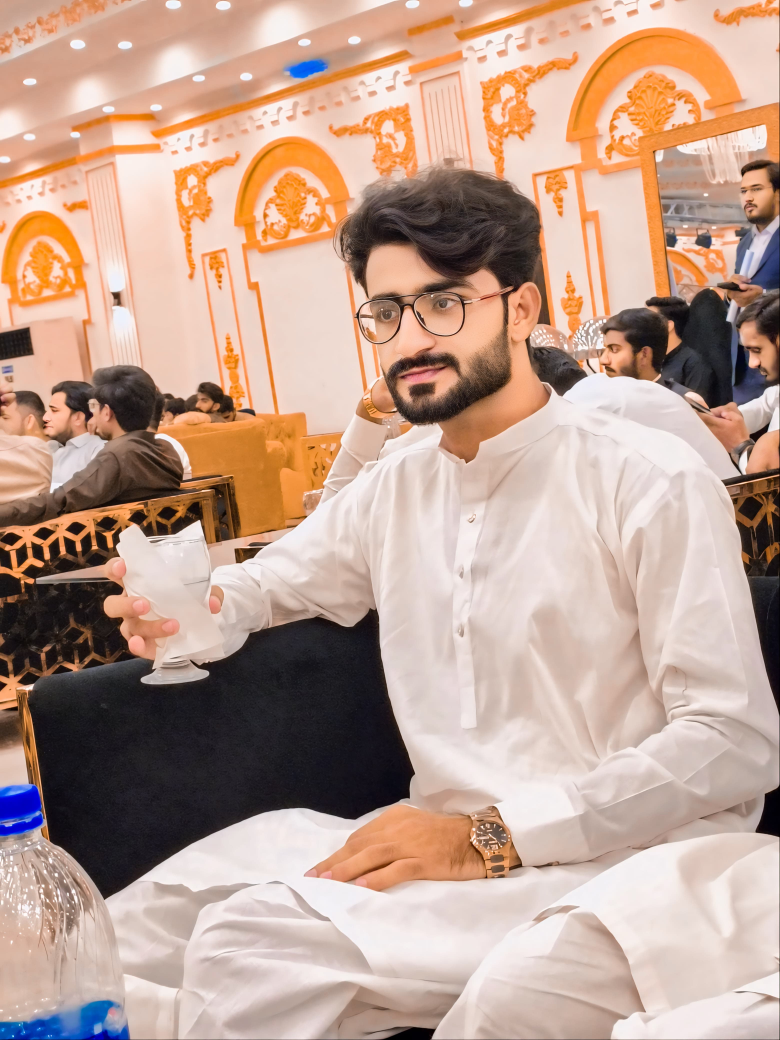
#> input picture WhatsApp Image 2024-08-30 at 10.03.11 PM.jpeg, 3120 x 4160 px (shown at 1/4 size)
$ jupyter execute '14 . Objection detection Haar Cascade.(Face Detection )).ipynb'   (text cells are left out)
#> lines starting #> are read from the running program, lines starting #| are printed output that depends on the picture; after the words box and inside, x2 and y2 are one past the last pixel; in counts of white or black regions, pixels touching at a corner belong together
[cell 1]
import cv2

# Load the Haar Cascade classifier
face_cascade = cv2.CascadeClassifier(cv2.data.haarcascades + "haarcascade_frontalface_default.xml")

# Load the input image
image = cv2.imread("WhatsApp Image 2024-08-30 at 10.03.11 PM.jpeg")
#> image is the input picture: shape (4160, 3120, 3); mean B, G, R 145.7, 161.3, 191.2
image = cv2.resize(image , (500,500))
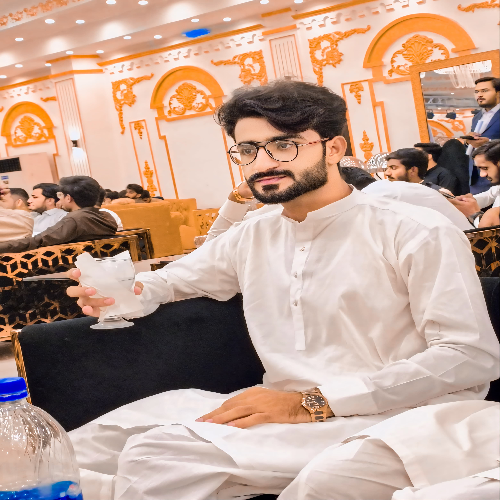
#> image: shape (500, 500, 3); mean B, G, R 145.7, 161.3, 191.2

# Convert the image to grayscale
gray = cv2.cvtColor(image, cv2.COLOR_BGR2GRAY)
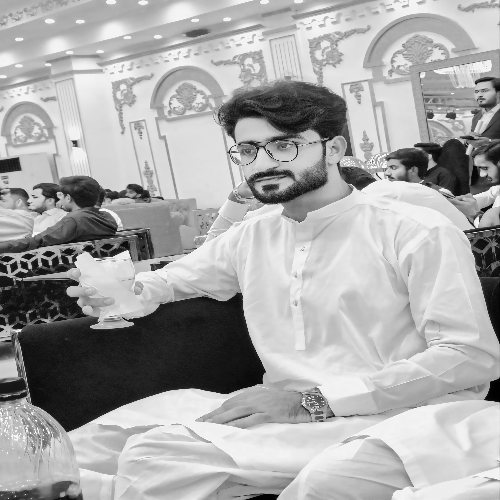
#> gray: shape (500, 500); min 0, max 254, mean 168.5

# Detect faces in the image
faces = face_cascade.detectMultiScale(gray, scaleFactor=1.1, minNeighbors=5, minSize=(30, 30))
#> faces = [[210, 103, 112, 112]]

# Draw rectangles around the detected faces
for (x, y, w, h) in faces:
    cv2.rectangle(image, (x, y), (x + w, y + h), (0, 255, 0), 2)  # Green rectangle
#> this loop made 1 pass
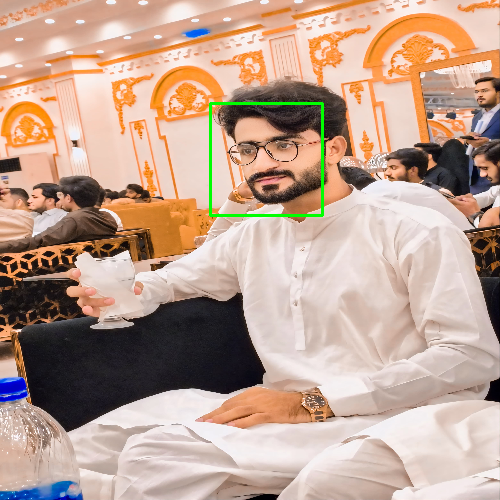
#> image: shape (500, 500, 3); 0.54% of pixels changed, all inside (x1, y1, x2, y2) = (209, 102, 324, 217)

# Display the result
cv2.imshow("Detected Faces", image)
cv2.waitKey(0)
cv2.destroyAllWindows()

# Save the output (optional)
cv2.imwrite("output_faces.jpg", image)
#> Out = True

[cell 2]
import cv2

# Load the Haar Cascade classifier for face detection
face_cascade = cv2.CascadeClassifier(cv2.data.haarcascades + "haarcascade_frontalface_default.xml")

# Initialize the webcam (0 for the default camera)
cap = cv2.VideoCapture(0)

# Check if the webcam is opened correctly
if not cap.isOpened():
    print("Error: Could not open webcam.")
    exit()

while True:
    # Read a frame from the webcam
    ret, frame = cap.read()
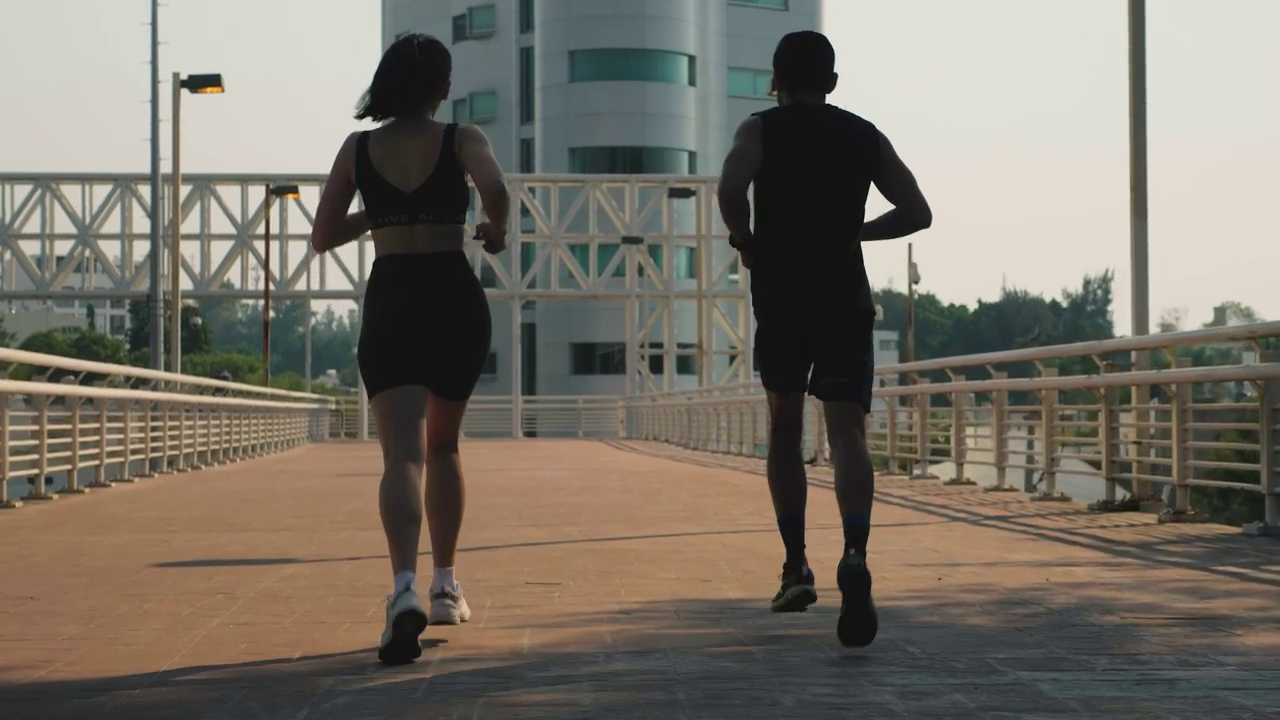
#> input picture frame 29 of mixkit-man-and-woman-jogging-together-on-the-street-40881-hd-ready.mp4, 1280 x 720 px, given in place of the camera
#> frame is the input picture: shape (720, 1280, 3); mean B, G, R 104, 114.4, 120.7
    if not ret:
        print("Error: Could not read frame.")
        break

    # Convert the frame to grayscale for face detection
    gray = cv2.cvtColor(frame, cv2.COLOR_BGR2GRAY)
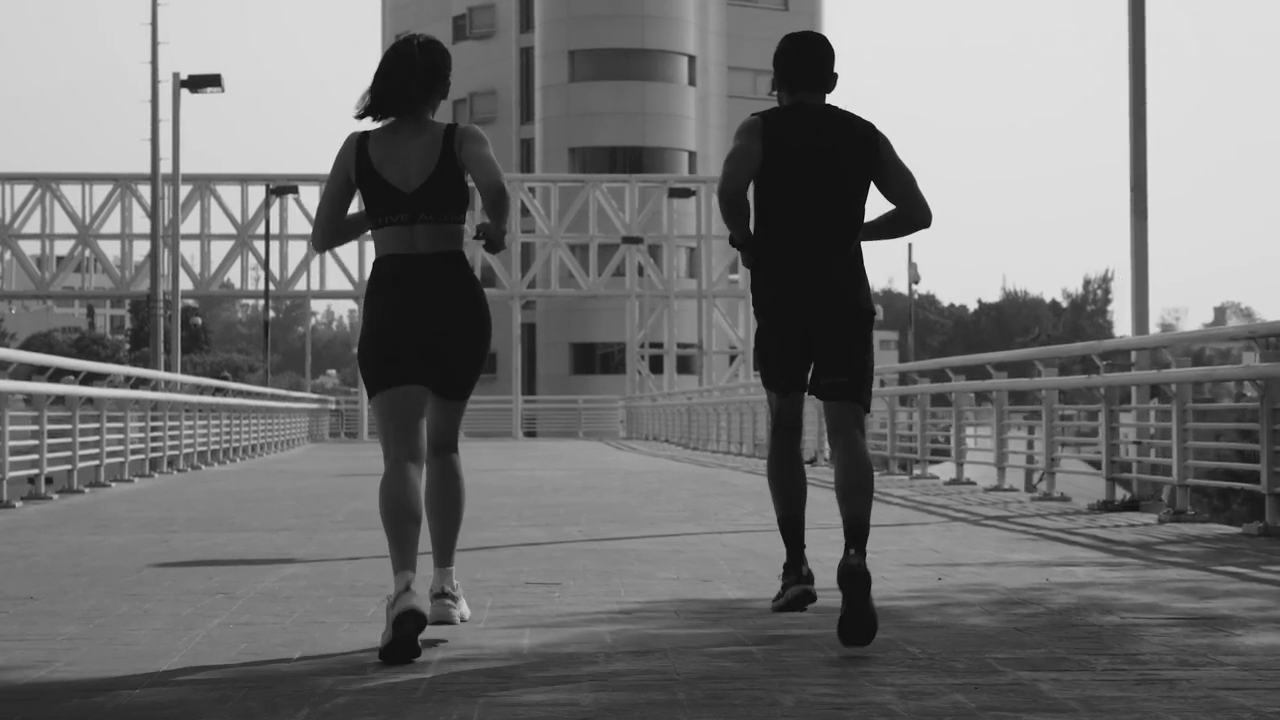
#> gray: shape (720, 1280); min 0, max 233, mean 115.1

    # Detect faces in the frame
    faces = face_cascade.detectMultiScale(gray, scaleFactor=1.1, minNeighbors=5, minSize=(30, 30))
#> faces = [[711, 46, 68, 68], [594, 244, 72, 72]]

    # Draw rectangles around the detected faces
    for (x, y, w, h) in faces:
        cv2.rectangle(frame, (x, y), (x + w, y + h), (0, 255, 0), 3)  # Green rectangle
#> this loop made 2 passes
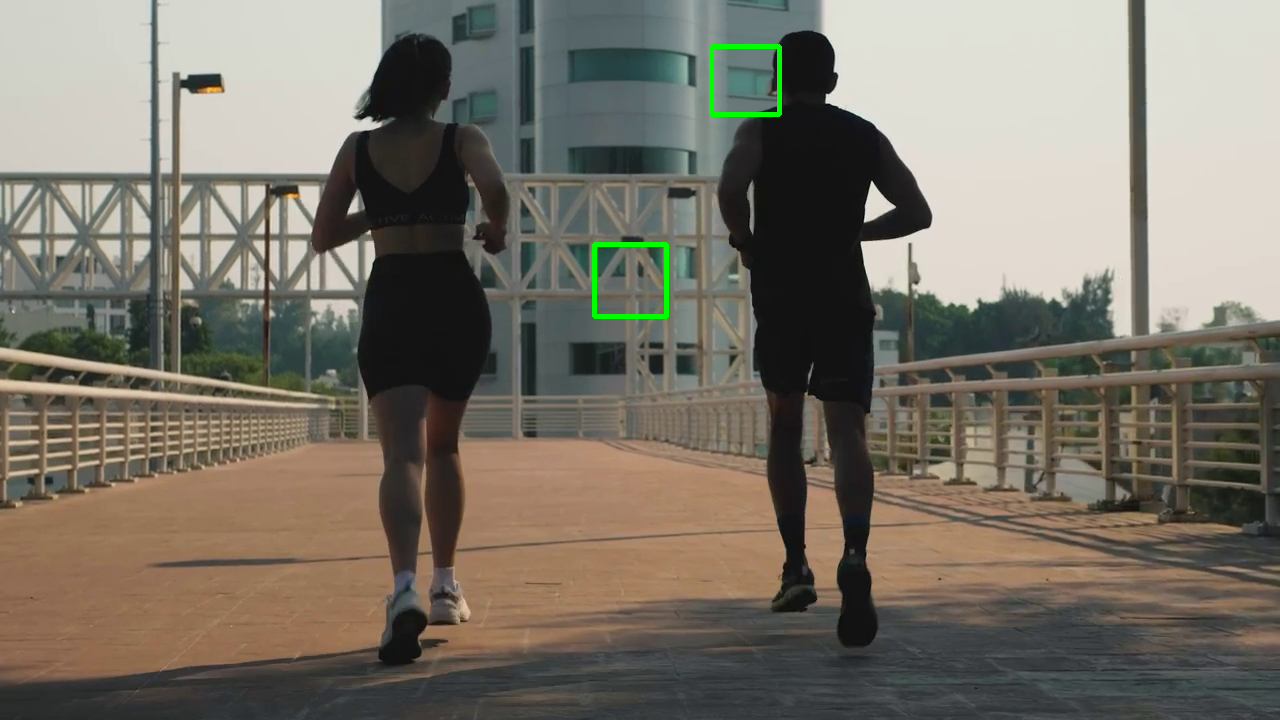
#> frame: shape (720, 1280, 3); 0.3% of pixels changed, all inside (x1, y1, x2, y2) = (592, 44, 782, 319)

    # Display the frame with detected faces
    cv2.imshow("Real-Time Face Detection", frame)

    # Break the loop if the 'q' key is pressed
    if cv2.waitKey(1) & 0xFF == ord('q'):
#> (key q is pressed here)
        break

# Release the webcam and close the window
cap.release()
cv2.destroyAllWindows()

[cell 3]
import cv2

# Function to display coordinates and color on mouse click
def click_event(event, x, y, flags, param):
    if event == cv2.EVENT_LBUTTONDOWN:  # Left mouse button click
        # Display coordinates
        print(f"Coordinates: (X: {x}, Y: {y})")

        # Display BGR color code
        color = image[y, x]  # Get color at the clicked position
        print(f"Color (BGR): {color}")

        # Annotate the image with coordinates and color
        text = f"{x},{y} {color.tolist()}"
        cv2.putText(image, text, (x, y), cv2.FONT_HERSHEY_SIMPLEX, 0.5, (0, 255, 0), 1)
        cv2.imshow("Image", image)

# Load the image
image = cv2.imread("WhatsApp Image 2024-08-30 at 10.03.11 PM.jpeg")
image = cv2.resize(image , (500, 500))
cv2.imshow("Image", image)

# Set mouse callback function
cv2.setMouseCallback("Image", click_event)

# Wait indefinitely until a key is pressed
cv2.waitKey(0)
cv2.destroyAllWindows()

[cell 4]
import cv2

# Load the video file
video_path = "mixkit-man-and-woman-jogging-together-on-the-street-40881-hd-ready.mp4"  # Replace with your video file path
cap = cv2.VideoCapture(video_path)

# Check if the video is loaded successfully
if not cap.isOpened():
    print("Error: Cannot open the video file.")
    exit()

# Get the total number of frames in the video
total_frames = int(cap.get(cv2.CAP_PROP_FRAME_COUNT))
#> total_frames = 299

# Play the video in reverse
for frame_num in range(total_frames - 1, -1, -1):
    # Set the current frame position
    cap.set(cv2.CAP_PROP_POS_FRAMES, frame_num)

    # Read the frame
    ret, frame = cap.read()
    if not ret:
        print(f"Error: Cannot read frame {frame_num}.")
        break

    # Display the frame
    cv2.imshow("Reverse Video", frame)

    # Wait for a short delay (e.g., 25 ms) to simulate video playback
    if cv2.waitKey(25) & 0xFF == ord('q'):  # Press 'q' to quit
        break
#> this loop made 1 pass; (key q is pressed on pass 1)
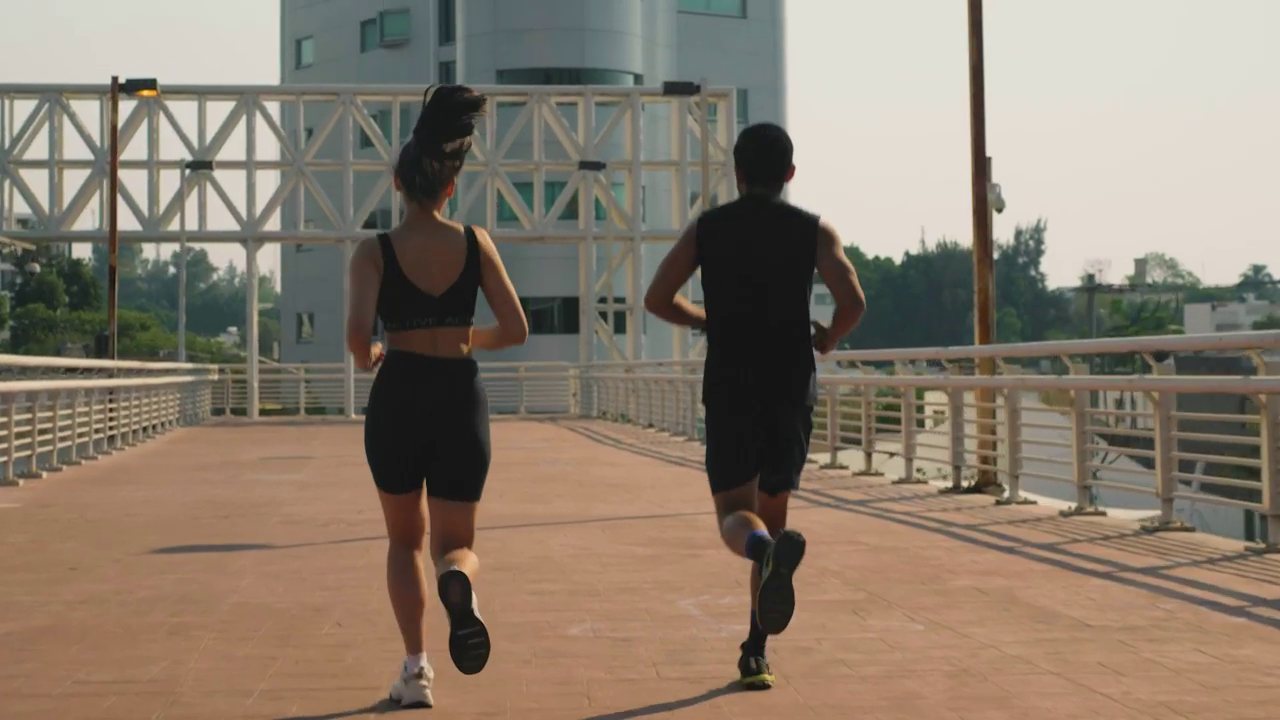
#> input picture frame 298 of mixkit-man-and-woman-jogging-together-on-the-street-40881-hd-ready.mp4, 1280 x 720 px

# Release the video capture object and close the display window
cap.release()
cv2.destroyAllWindows()
